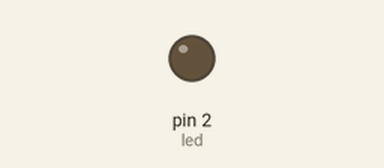
Recording of a program running on a simulated MicroPython board. On the bench: output pins drawn as LEDs (lit = HIGH, except the on-board LED, lit = LOW). What the program prints to the serial console is not drawn. At 0.0 s the program stops and its outputs stay as they are.

Above: at 0.1 s.
Timing chart, 0 to 1.5 s (numbered marks = the images above):
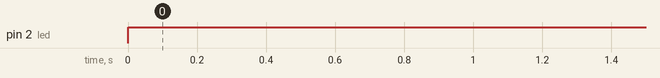

The program:

rtc_toggle.py
```python
import machine

def toggle():
    led = machine.Pin(2, machine.Pin.OUT)
    led.value(led.value() ^ 1)
    print ("toggle")

# print ("start")
rtc = machine.RTC()

rtc.irq(trigger=rtc.ALARM0, handler=toggle())
rtc.alarm(rtc.ALARM0, 1000, repeat=True)
# D2

# set RTC.ALARM0 to fire after 10 seconds (waking the device)
```

Measured:
- by itself, pin 2 (led): LOW → HIGH at 0.00 s
